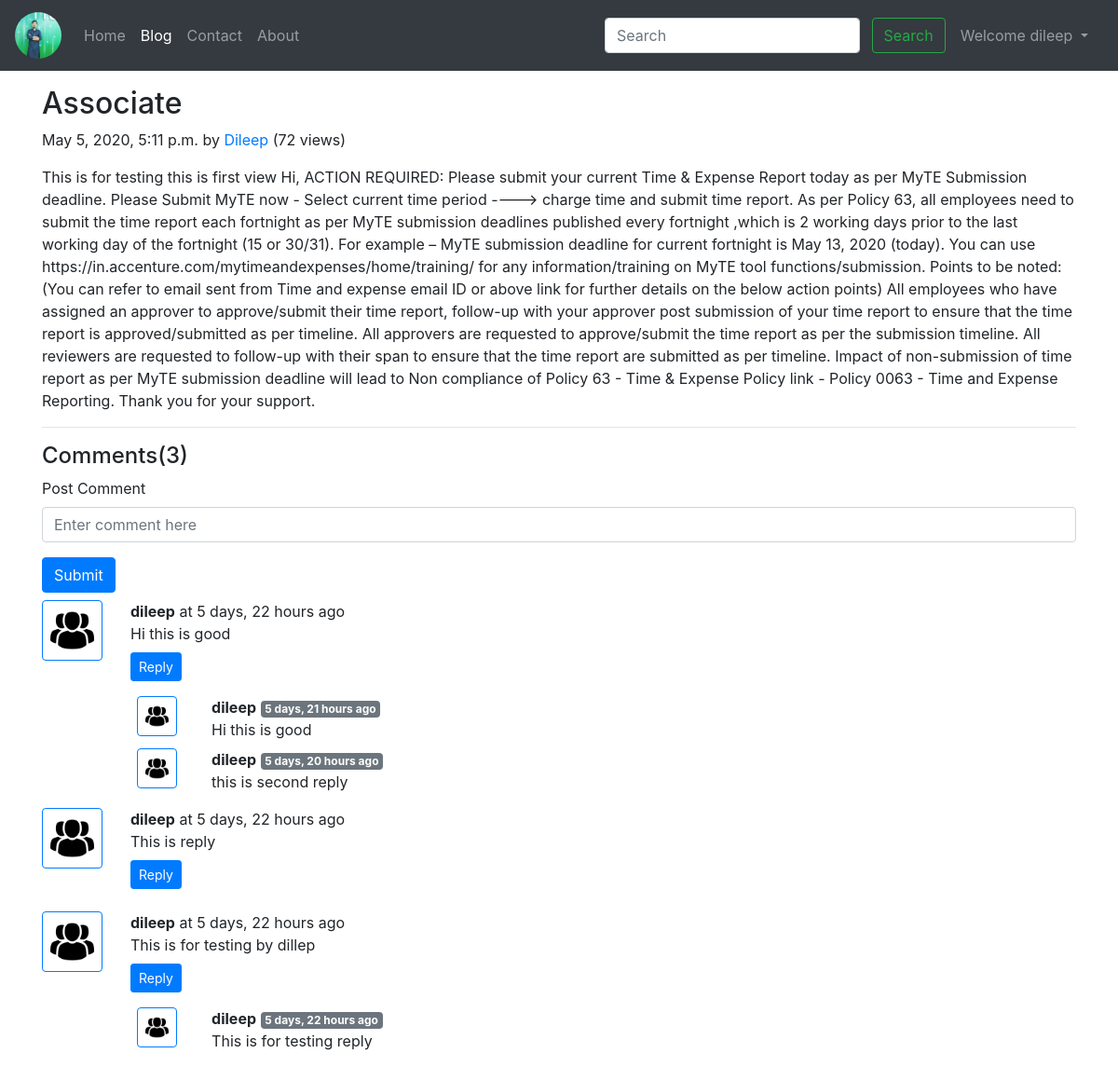
Page /blog/Associate-slug (signed in) on the committed database.
### blog/models.py (models this page shows, shortened)
class Post(models.Model):
    sno = models.AutoField(primary_key=True)
    title = models.CharField(max_length=100)
    content = models.TextField()
    author = models.CharField(max_length=100)
    slug = models.CharField(max_length=130)
    views = models.IntegerField(default=0)
    timeStamp = models.DateTimeField(blank=True)

class BlogComment(models.Model):
    sno = models.AutoField(primary_key = True)
    comment = models.TextField()
    user = models.ForeignKey(User, on_delete=models.CASCADE)
    post = models.ForeignKey(Post, on_delete=models.CASCADE)
    parents = models.ForeignKey('self',on_delete=models.CASCADE,null=True)
    timestamp = models.DateTimeField(default=now)

### blog/views.py (the view)
# urls.py: path('<str:slug>', views.blogPost, name='blogPost'),
def blogPost(request,slug):
    post = Post.objects.filter(slug=slug).first()
    post.views = post.views + 1
    post.save()
    comments = BlogComment.objects.filter(post=post,parents=None)
    replies = BlogComment.objects.filter(post=post).exclude(parents=None)
    replyDict = {}
    for reply in replies:
        if reply.parents.sno not in replyDict.keys():
            replyDict[reply.parents.sno] = [reply]
        else:
            replyDict[reply.parents.sno].append(reply)
    context = {'post':post,'comments':comments,'user':request.user,'replyDict':replyDict}
    return render(request,'blog/blogPost.html',context)

### blog/templatetags/extras.py (called while the page is built)
@register.filter(name = 'get_val')
def get_val(dict,key):
    return dict.get(key)

### templates/blog/blogPost.html (shortened to what this page needs)
{% extends 'base.html' %}
{% block blogactive %} active {% endblock blogactive %}
{% block body %}
{% load humanize %}
{% load extras %}
<div class="container my-3">
    <h2 class="blog-post-title">{{post.title}}</h2>
    <p class="blog-post-meta">{{post.timeStamp}} by <a href="/about">{{post.author}}</a> (<span>{{post.views}} views</span>)
</p>
    <p>{{post.content|safe}}</p>
    <hr>
</div>
<div class="container">
<h4>Comments({{comments.count}})</h4>
<div class="my-2">
{%if user.is_authenticated %}
<form action="/blog/postComment" method="post">
    <div class="form-group">
        <label for="ExamplePostComment">Post Comment</label>
        <input type="text"class="form-control" name="comment" placeholder="Enter comment here">
    </div>
     <button type="submit" class="btn btn-primary">Submit</button>
</form>
{% else %}
<p>Please login to post a comment</p>
{% endif %}
</div>
{% for comment in comments %}
<div class="row my-2">
    <div class="col-md-1 ">
    <img class="rounded mx-auto d-block w-100 p-2 border border-primary"src="/static/img/user.png" alt="user">
     </div>
    <div class="col-md-11"><b>{{comment.user.username}}</b> at {{comment.timestamp | naturaltime }}
    <div>{{comment.comment}}</div>
    <div class="reply mx-0">
    {%if user.is_authenticated %}
     <button class="btn btn-sm btn-primary my-2" type="button" data-toggle="collapse" data-target="#replyBox{{comment.sno}}" aria-expanded="false" aria-controls="replyBox{{comment.sno}}">
    Reply
  </button>
{% else %}
<button class="btn btn-sm btn-primary my-2" type="button" data-toggle="collapse" data-target="#replyBox{{comment.sno}}" aria-expanded="false" aria-controls="replyBox{{comment.sno}}" disabled>
     Login to reply
  </button>
{% endif %}
<div class="replies my-2 ">
    {% for reply in replyDict|get_val:comment.sno %}
    <div class="row my-2">
        <div class="col md-1">
            <img class="rounded mx-auto d-block w-75 p-2 border border-primary"src="/static/img/user.png" alt="user">
        </div>
        <div class="col-md-11">
        <b>{{reply.user.username}}</b> <span class="badge badge-secondary"> {{reply.timestamp | naturaltime }}</span>
        <div>{{reply.comment}}</div>
    </div>
    <br>
</div>
{% endfor %}
</div>
    </div>
    </div>
</div>
{% endfor %}
</div>
{% endblock body %}

### templates/base.html (shortened to what this page needs)
<!doctype html>
<html lang="en">
<head>
    <link rel="stylesheet" href="https://stackpath.bootstrapcdn.com/bootstrap/4.4.1/css/bootstrap.min.css">
</head>
<body>
    <nav class="navbar navbar-expand-lg navbar-dark bg-dark">
    <a class="navbar-brand" href="/"><img  width="50" src="/static/img/profile.jpg"
        alt="My image"class="brandLogo rounded-circle " ></a>
        <div class="collapse navbar-collapse" id="navbarSupportedContent">
            <ul class="navbar-nav mr-auto">
                <li class="nav-item {% block homeactive %} {% endblock homeactive %}">
                    <a class="nav-link" href="/">Home <span class="sr-only">(current)</span></a>
                </li>
                <li class="nav-item {% block blogactive %} {% endblock blogactive %}">
                    <a class="nav-link" href="/blog">Blog</a>
                </li>
                <li class="nav-item {% block contactactive %} {% endblock contactactive %}">
                    <a class="nav-link" href="/contact">Contact</a>
                </li>
                <li class="nav-item {% block aboutactive %} {% endblock aboutactive %}">
                    <a class="nav-link" href="/about">About</a>
                </li>
            </ul>
            <div class="ml-auto form-inline">
            <form action="/search" method="get" class=" my-2 my-lg-0">
                <input class="form-control mr-sm-2" type="search" placeholder="Search" name="query"id="query" aria-label="Search">
                <button class="btn btn-outline-success mr-2 my-2 my-sm-0" type="submit">Search</button>
            </form>
{% if user.is_authenticated %}
 <ul class="navbar-nav mr-2">
   <li class="nav-item dropdown">
        <a class="nav-link dropdown-toggle" href="#" id="navbarDropdown" role="button" data-toggle="dropdown" aria-haspopup="true" aria-expanded="false">
          Welcome {{request.user}}
        </a>
      </li>
</ul>
{% endif %}
</div>
 </div>
    </nav>
{% block body %}
{% endblock body %}
</body>
</html>

### rows in the picture
Post: title "Associate", timeStamp "May 5, 2020, 5:11 p.m.", author "Dileep", views "72", content "This is for testing this is first view Hi, ACTION REQUIRED: Please submit your current Time & Expense Report today as per MyTE Submission deadline. Please Submit MyTE now - Select current time period ----> charge time and submit time report. As per Policy 63, all employees need to submit the time report each fortnight as per MyTE submission deadlines published every fortnight ,which is 2 working days prior to the last working day of the fortnight (15 or 30/31). For example – MyTE submission deadline for current fortnight is May 13, 2020 (today). You can use https://in.accenture.com/mytimeandexpenses/home/training/ for any information/training on MyTE tool functions/submission. Points to be…"
BlogComment: user.username "dileep", timestamp "5 days, 22 hours ago", comment "Hi this is good"
BlogComment: user.username "dileep", timestamp "5 days, 21 hours ago", comment "Hi this is good"
BlogComment: user.username "dileep", timestamp "5 days, 20 hours ago", comment "this is second reply"
BlogComment: user.username "dileep", timestamp "5 days, 22 hours ago", comment "This is reply"
BlogComment: user.username "dileep", timestamp "5 days, 22 hours ago", comment "This is for testing by dillep"
BlogComment: user.username "dileep", timestamp "5 days, 22 hours ago", comment "This is for testing reply"

### other values in the picture
{{ request.user }} "dileep"
{{ comments.count }} "3"
